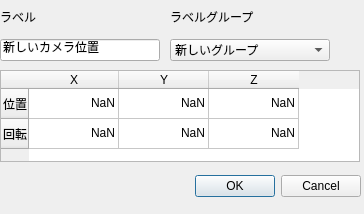
<?xml version="1.0" encoding="UTF-8"?>
<ui version="4.0">
 <class>Dialog</class>
 <widget class="QDialog" name="Dialog">
  <property name="geometry">
   <rect>
    <x>0</x>
    <y>0</y>
    <width>364</width>
    <height>214</height>
   </rect>
  </property>
  <property name="windowTitle">
   <string>Dialog</string>
  </property>
  <widget class="QDialogButtonBox" name="buttonBox">
   <property name="geometry">
    <rect>
     <x>20</x>
     <y>170</y>
     <width>341</width>
     <height>32</height>
    </rect>
   </property>
   <property name="orientation">
    <enum>Qt::Horizontal</enum>
   </property>
   <property name="standardButtons">
    <set>QDialogButtonBox::Cancel|QDialogButtonBox::Ok</set>
   </property>
  </widget>
  <widget class="QTableWidget" name="tableWidget">
   <property name="enabled">
    <bool>true</bool>
   </property>
   <property name="geometry">
    <rect>
     <x>0</x>
     <y>70</y>
     <width>360</width>
     <height>92</height>
    </rect>
   </property>
   <property name="minimumSize">
    <size>
     <width>360</width>
     <height>92</height>
    </size>
   </property>
   <attribute name="horizontalHeaderMinimumSectionSize">
    <number>90</number>
   </attribute>
   <attribute name="horizontalHeaderDefaultSectionSize">
    <number>90</number>
   </attribute>
   <attribute name="verticalHeaderMinimumSectionSize">
    <number>30</number>
   </attribute>
   <attribute name="verticalHeaderStretchLastSection">
    <bool>false</bool>
   </attribute>
   <row>
    <property name="text">
     <string>位置</string>
    </property>
    <property name="textAlignment">
     <set>AlignCenter</set>
    </property>
   </row>
   <row>
    <property name="text">
     <string>回転</string>
    </property>
    <property name="textAlignment">
     <set>AlignCenter</set>
    </property>
   </row>
   <column>
    <property name="text">
     <string>X</string>
    </property>
   </column>
   <column>
    <property name="text">
     <string>Y</string>
    </property>
   </column>
   <column>
    <property name="text">
     <string>Z</string>
    </property>
   </column>
   <item row="0" column="0">
    <property name="text">
     <string>NaN</string>
    </property>
    <property name="textAlignment">
     <set>AlignTrailing|AlignVCenter</set>
    </property>
   </item>
   <item row="0" column="1">
    <property name="text">
     <string>NaN</string>
    </property>
    <property name="textAlignment">
     <set>AlignTrailing|AlignVCenter</set>
    </property>
   </item>
   <item row="0" column="2">
    <property name="text">
     <string>NaN</string>
    </property>
    <property name="textAlignment">
     <set>AlignTrailing|AlignVCenter</set>
    </property>
   </item>
   <item row="1" column="0">
    <property name="text">
     <string>NaN</string>
    </property>
    <property name="textAlignment">
     <set>AlignTrailing|AlignVCenter</set>
    </property>
   </item>
   <item row="1" column="1">
    <property name="text">
     <string>NaN</string>
    </property>
    <property name="textAlignment">
     <set>AlignTrailing|AlignVCenter</set>
    </property>
   </item>
   <item row="1" column="2">
    <property name="text">
     <string>NaN</string>
    </property>
    <property name="textAlignment">
     <set>AlignTrailing|AlignVCenter</set>
    </property>
   </item>
  </widget>
  <widget class="QWidget" name="verticalLayoutWidget">
   <property name="geometry">
    <rect>
     <x>0</x>
     <y>0</y>
     <width>160</width>
     <height>61</height>
    </rect>
   </property>
   <layout class="QVBoxLayout" name="verticalLayout">
    <item>
     <widget class="QLabel" name="label">
      <property name="text">
       <string>ラベル</string>
      </property>
     </widget>
    </item>
    <item>
     <widget class="QLineEdit" name="lineEdit">
      <property name="text">
       <string>新しいカメラ位置</string>
      </property>
     </widget>
    </item>
   </layout>
  </widget>
  <widget class="QWidget" name="verticalLayoutWidget_2">
   <property name="geometry">
    <rect>
     <x>170</x>
     <y>0</y>
     <width>160</width>
     <height>61</height>
    </rect>
   </property>
   <layout class="QVBoxLayout" name="verticalLayout_2">
    <item>
     <widget class="QLabel" name="label_2">
      <property name="text">
       <string>ラベルグループ</string>
      </property>
     </widget>
    </item>
    <item>
     <widget class="QComboBox" name="comboBox">
      <item>
       <property name="text">
        <string>新しいグループ</string>
       </property>
      </item>
     </widget>
    </item>
   </layout>
  </widget>
 </widget>
 <resources/>
 <connections>
  <connection>
   <sender>buttonBox</sender>
   <signal>accepted()</signal>
   <receiver>Dialog</receiver>
   <slot>accept()</slot>
   <hints>
    <hint type="sourcelabel">
     <x>248</x>
     <y>254</y>
    </hint>
    <hint type="destinationlabel">
     <x>157</x>
     <y>274</y>
    </hint>
   </hints>
  </connection>
  <connection>
   <sender>buttonBox</sender>
   <signal>rejected()</signal>
   <receiver>Dialog</receiver>
   <slot>reject()</slot>
   <hints>
    <hint type="sourcelabel">
     <x>316</x>
     <y>260</y>
    </hint>
    <hint type="destinationlabel">
     <x>286</x>
     <y>274</y>
    </hint>
   </hints>
  </connection>
 </connections>
</ui>
